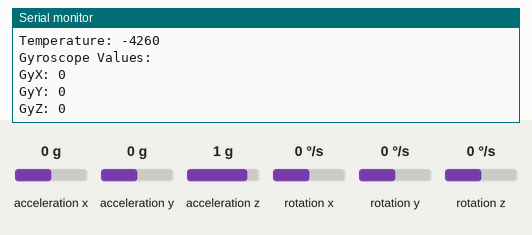
Simulated run of this sketch. Board: Arduino Uno, built with avr-gcc and run on an emulated ATmega328P. Parts: the last lines printed to the serial monitor. Wiring (inferred from the names in the program): MPU-6050 motion sensor at I2C address 0x68. The test bench sets the inputs (shaded band); at power-on: acceleration x 0 g, acceleration y 0 g, acceleration z 1 g, rotation x 0 °/s, rotation y 0 °/s, rotation z 0 °/s.

Above: at 3.8 s.
3.9 s: acceleration x set to -1.4 g
7.8 s: acceleration y set to -1.4 g
11.7 s: acceleration z set to -1.4 g
15.6 s: rotation x set to -192 °/s
At 19.0 s:
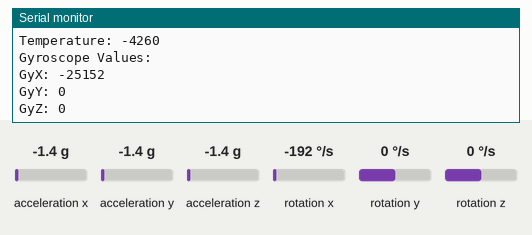
19.5 s: rotation y set to -192 °/s
At 21.5 s:
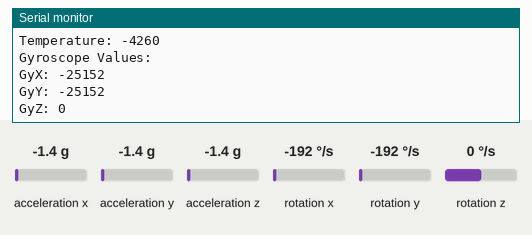

The sketch:

gyroscope_aceler.ino
```cpp
#include <Wire.h>
const int MPU_addr=0x68;  // I2C адрес модуля MPU-6050

int16_t AcX,AcY,AcZ,Tmp,GyX,GyY,GyZ;

void setup(){
 Serial.begin(115200);
 Wire.begin();
 Wire.beginTransmission(MPU_addr);
 Wire.write(0x6B);  // PWR_MGMT_1 register
 Wire.write(0);     // устанавливаем в 0 (это "пробуждает" модуль MPU-6050)
 Wire.endTransmission(true);
 Serial.println("GY-512 is ready");
}
void loop(){
mpu_read();

}
void mpu_read(){
 Wire.beginTransmission(MPU_addr);
 Wire.write(0x3B);  // starting with register 0x3B (ACCEL_XOUT_H)
 Wire.endTransmission(false);
 Wire.requestFrom(MPU_addr,14,true);  // request a total of 14 registers
 AcX=Wire.read()<<8|Wire.read();  // 0x3B (ACCEL_XOUT_H) & 0x3C (ACCEL_XOUT_L)
 AcY=Wire.read()<<8|Wire.read();  // 0x3D (ACCEL_YOUT_H) & 0x3E (ACCEL_YOUT_L)
 AcZ=Wire.read()<<8|Wire.read();  // 0x3F (ACCEL_ZOUT_H) & 0x40 (ACCEL_ZOUT_L)
 Tmp=Wire.read()<<8|Wire.read();  // 0x41 (TEMP_OUT_H) & 0x42 (TEMP_OUT_L)
 GyX=Wire.read()<<8|Wire.read();  // 0x43 (GYRO_XOUT_H) & 0x44 (GYRO_XOUT_L)
 GyY=Wire.read()<<8|Wire.read();  // 0x45 (GYRO_YOUT_H) & 0x46 (GYRO_YOUT_L)
 GyZ=Wire.read()<<8|Wire.read();  // 0x47 (GYRO_ZOUT_H) & 0x48 (GYRO_ZOUT_L)
 Serial.print("Accelerometer Values: \n");
 Serial.print("AcX: "); Serial.print(AcX); Serial.print("\nAcY: "); Serial.print(AcY); Serial.print("\nAcZ: "); Serial.print(AcZ);
 Serial.print("\nTemperature: " );  Serial.print(Tmp);
 Serial.print("\nGyroscope Values: \n");
 Serial.print("GyX: "); Serial.print(GyX); Serial.print("\nGyY: "); Serial.print(GyY); Serial.print("\nGyZ: "); Serial.print(GyZ);
 Serial.print("\n");
 delay(3000);
 }
```

Measured:
- after the input at 15.6 s, the serial monitor: prints a new line after 2.4 s (image 1)
- after the input at 19.5 s, the serial monitor: prints a new line after 1.6 s (image 2)
